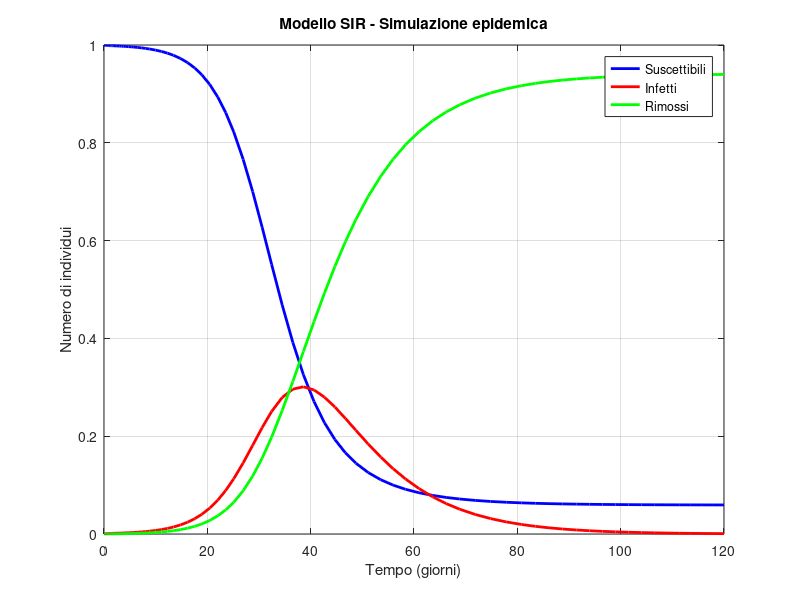

The MATLAB source for this figure:
% Modello SIR - Soluzione numerica con ode45
clear all; close all; clc;

% Parametri del modello
beta = 0.3;     % Tasso di contagio
gamma = 0.1;    % Tasso di recupero

% Popolazione iniziale
N = 1;              % Popolazione totale
I0 = 1e-3;          % Infetti iniziali
R0 = 0;             % Rimossi iniziali
S0 = N - I0 - R0;   % Suscettibili iniziali

% Tempo di simulazione
tspan = [0 120];

% Sistema di equazioni
sir_ode = @(t, y) [-beta*y(1)*y(2); 
                    beta*y(1)*y(2)-gamma*y(2); 
                    gamma*y(2)];

% Condizioni iniziali
y0 = [S0; I0; R0];

% Risoluzione numerica
[t, y] = ode45(sir_ode, tspan, y0);

% Plot dei risultati
figure;
plot(t, y(:,1), 'b-', 'LineWidth', 2); hold on;
plot(t, y(:,2), 'r-', 'LineWidth', 2);
plot(t, y(:,3), 'g-', 'LineWidth', 2);
xlabel('Tempo (giorni)');
ylabel('Numero di individui');
legend('Suscettibili', 'Infetti', 'Rimossi', 'Location', 'best');
title('Modello SIR - Simulazione epidemica');
grid on;
